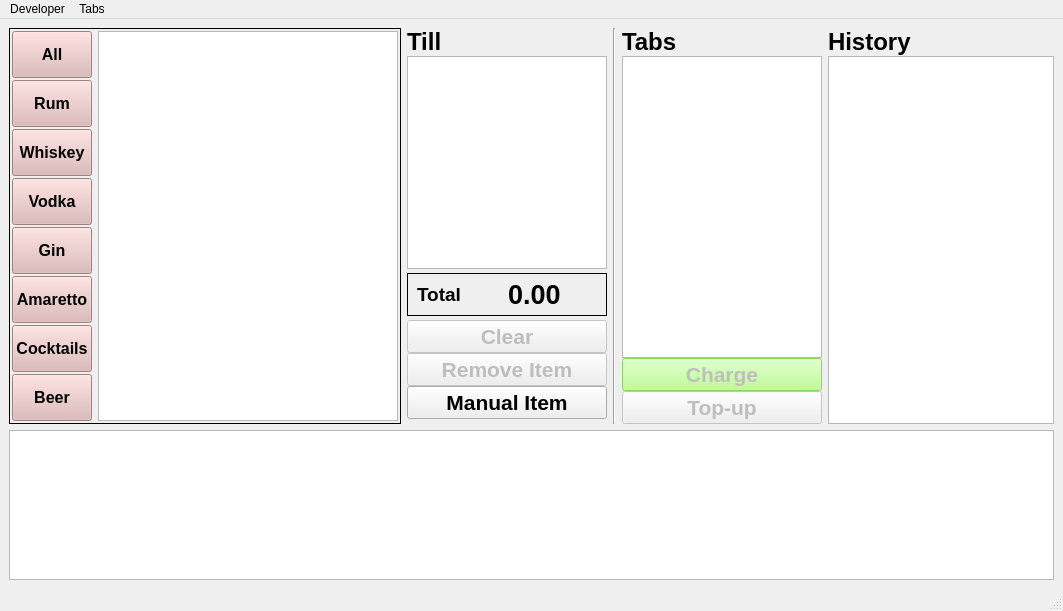
<?xml version="1.0" encoding="UTF-8"?>
<ui version="4.0">
 <class>MainWindow</class>
 <widget class="QMainWindow" name="MainWindow">
  <property name="geometry">
   <rect>
    <x>0</x>
    <y>0</y>
    <width>1063</width>
    <height>611</height>
   </rect>
  </property>
  <property name="windowTitle">
   <string>pyramidbar</string>
  </property>
  <widget class="QWidget" name="centralwidget">
   <layout class="QVBoxLayout" name="verticalLayout">
    <property name="sizeConstraint">
     <enum>QLayout::SetMinimumSize</enum>
    </property>
    <item>
     <layout class="QHBoxLayout" name="horizontalLayout_3">
      <item>
       <widget class="QFrame" name="verticalFrame_2">
        <property name="frameShape">
         <enum>QFrame::Box</enum>
        </property>
        <layout class="QHBoxLayout" name="horizontalLayout_2">
         <property name="leftMargin">
          <number>2</number>
         </property>
         <property name="topMargin">
          <number>2</number>
         </property>
         <property name="rightMargin">
          <number>2</number>
         </property>
         <property name="bottomMargin">
          <number>2</number>
         </property>
         <item>
          <layout class="QVBoxLayout" name="verticalLayout_2">
           <property name="spacing">
            <number>2</number>
           </property>
           <item>
            <widget class="QPushButton" name="pushButton_all">
             <property name="enabled">
              <bool>true</bool>
             </property>
             <property name="sizePolicy">
              <sizepolicy hsizetype="Minimum" vsizetype="Expanding">
               <horstretch>0</horstretch>
               <verstretch>0</verstretch>
              </sizepolicy>
             </property>
             <property name="font">
              <font>
               <pointsize>12</pointsize>
               <weight>75</weight>
               <bold>true</bold>
              </font>
             </property>
             <property name="styleSheet">
              <string notr="true">QPushButton{background-color: rgb(220,179,179)}</string>
             </property>
             <property name="text">
              <string>All</string>
             </property>
            </widget>
           </item>
           <item>
            <widget class="QPushButton" name="pushButton_rum">
             <property name="sizePolicy">
              <sizepolicy hsizetype="Minimum" vsizetype="Expanding">
               <horstretch>0</horstretch>
               <verstretch>0</verstretch>
              </sizepolicy>
             </property>
             <property name="font">
              <font>
               <pointsize>12</pointsize>
               <weight>75</weight>
               <bold>true</bold>
              </font>
             </property>
             <property name="styleSheet">
              <string notr="true">QPushButton{background-color: rgb(220,179,179)}</string>
             </property>
             <property name="text">
              <string>Rum</string>
             </property>
            </widget>
           </item>
           <item>
            <widget class="QPushButton" name="pushButton_whiskey">
             <property name="sizePolicy">
              <sizepolicy hsizetype="Minimum" vsizetype="Expanding">
               <horstretch>0</horstretch>
               <verstretch>0</verstretch>
              </sizepolicy>
             </property>
             <property name="font">
              <font>
               <pointsize>12</pointsize>
               <weight>75</weight>
               <bold>true</bold>
              </font>
             </property>
             <property name="styleSheet">
              <string notr="true">QPushButton{background-color: rgb(220,179,179)}</string>
             </property>
             <property name="text">
              <string>Whiskey</string>
             </property>
            </widget>
           </item>
           <item>
            <widget class="QPushButton" name="pushButton_vodka">
             <property name="sizePolicy">
              <sizepolicy hsizetype="Minimum" vsizetype="Expanding">
               <horstretch>0</horstretch>
               <verstretch>0</verstretch>
              </sizepolicy>
             </property>
             <property name="font">
              <font>
               <pointsize>12</pointsize>
               <weight>75</weight>
               <bold>true</bold>
              </font>
             </property>
             <property name="styleSheet">
              <string notr="true">QPushButton{background-color: rgb(220,179,179)}</string>
             </property>
             <property name="text">
              <string>Vodka</string>
             </property>
            </widget>
           </item>
           <item>
            <widget class="QPushButton" name="pushButton_gin">
             <property name="sizePolicy">
              <sizepolicy hsizetype="Minimum" vsizetype="Expanding">
               <horstretch>0</horstretch>
               <verstretch>0</verstretch>
              </sizepolicy>
             </property>
             <property name="font">
              <font>
               <pointsize>12</pointsize>
               <weight>75</weight>
               <bold>true</bold>
              </font>
             </property>
             <property name="styleSheet">
              <string notr="true">QPushButton{background-color: rgb(220,179,179)}</string>
             </property>
             <property name="text">
              <string>Gin</string>
             </property>
            </widget>
           </item>
           <item>
            <widget class="QPushButton" name="pushButton_amaretto">
             <property name="sizePolicy">
              <sizepolicy hsizetype="Minimum" vsizetype="Expanding">
               <horstretch>0</horstretch>
               <verstretch>0</verstretch>
              </sizepolicy>
             </property>
             <property name="font">
              <font>
               <pointsize>12</pointsize>
               <weight>75</weight>
               <bold>true</bold>
              </font>
             </property>
             <property name="styleSheet">
              <string notr="true">QPushButton{background-color: rgb(220,179,179)}</string>
             </property>
             <property name="text">
              <string>Amaretto</string>
             </property>
            </widget>
           </item>
           <item>
            <widget class="QPushButton" name="pushButton_cocktails">
             <property name="sizePolicy">
              <sizepolicy hsizetype="Minimum" vsizetype="Expanding">
               <horstretch>0</horstretch>
               <verstretch>0</verstretch>
              </sizepolicy>
             </property>
             <property name="font">
              <font>
               <pointsize>12</pointsize>
               <weight>75</weight>
               <bold>true</bold>
              </font>
             </property>
             <property name="styleSheet">
              <string notr="true">QPushButton{background-color: rgb(220,179,179)}</string>
             </property>
             <property name="text">
              <string>Cocktails</string>
             </property>
            </widget>
           </item>
           <item>
            <widget class="QPushButton" name="pushButton_beer">
             <property name="sizePolicy">
              <sizepolicy hsizetype="Minimum" vsizetype="Expanding">
               <horstretch>0</horstretch>
               <verstretch>0</verstretch>
              </sizepolicy>
             </property>
             <property name="font">
              <font>
               <pointsize>12</pointsize>
               <weight>75</weight>
               <bold>true</bold>
              </font>
             </property>
             <property name="styleSheet">
              <string notr="true">QPushButton{background-color: rgb(220,179,179)}</string>
             </property>
             <property name="text">
              <string>Beer</string>
             </property>
            </widget>
           </item>
          </layout>
         </item>
         <item>
          <widget class="QTableWidget" name="tableWidget_menu">
           <property name="sizePolicy">
            <sizepolicy hsizetype="Fixed" vsizetype="Expanding">
             <horstretch>0</horstretch>
             <verstretch>0</verstretch>
            </sizepolicy>
           </property>
           <property name="minimumSize">
            <size>
             <width>300</width>
             <height>0</height>
            </size>
           </property>
           <property name="maximumSize">
            <size>
             <width>300</width>
             <height>16777215</height>
            </size>
           </property>
           <property name="font">
            <font>
             <pointsize>10</pointsize>
            </font>
           </property>
           <property name="verticalScrollBarPolicy">
            <enum>Qt::ScrollBarAsNeeded</enum>
           </property>
           <property name="horizontalScrollBarPolicy">
            <enum>Qt::ScrollBarAlwaysOff</enum>
           </property>
           <property name="sizeAdjustPolicy">
            <enum>QAbstractScrollArea::AdjustToContents</enum>
           </property>
           <property name="editTriggers">
            <set>QAbstractItemView::NoEditTriggers</set>
           </property>
           <property name="selectionMode">
            <enum>QAbstractItemView::SingleSelection</enum>
           </property>
           <property name="selectionBehavior">
            <enum>QAbstractItemView::SelectRows</enum>
           </property>
           <property name="rowCount">
            <number>0</number>
           </property>
           <property name="columnCount">
            <number>2</number>
           </property>
           <attribute name="horizontalHeaderVisible">
            <bool>false</bool>
           </attribute>
           <attribute name="horizontalHeaderDefaultSectionSize">
            <number>250</number>
           </attribute>
           <attribute name="horizontalHeaderStretchLastSection">
            <bool>true</bool>
           </attribute>
           <attribute name="verticalHeaderVisible">
            <bool>false</bool>
           </attribute>
           <column/>
           <column/>
          </widget>
         </item>
        </layout>
       </widget>
      </item>
      <item>
       <layout class="QVBoxLayout" name="verticalLayout_4">
        <property name="spacing">
         <number>0</number>
        </property>
        <item>
         <widget class="QLabel" name="label_2">
          <property name="font">
           <font>
            <pointsize>18</pointsize>
            <weight>75</weight>
            <bold>true</bold>
           </font>
          </property>
          <property name="text">
           <string>Till</string>
          </property>
         </widget>
        </item>
        <item>
         <widget class="QTableWidget" name="tableWidget_till">
          <property name="sizePolicy">
           <sizepolicy hsizetype="Fixed" vsizetype="Expanding">
            <horstretch>0</horstretch>
            <verstretch>0</verstretch>
           </sizepolicy>
          </property>
          <property name="minimumSize">
           <size>
            <width>200</width>
            <height>0</height>
           </size>
          </property>
          <property name="maximumSize">
           <size>
            <width>200</width>
            <height>16777215</height>
           </size>
          </property>
          <property name="font">
           <font>
            <pointsize>10</pointsize>
           </font>
          </property>
          <property name="verticalScrollBarPolicy">
           <enum>Qt::ScrollBarAsNeeded</enum>
          </property>
          <property name="horizontalScrollBarPolicy">
           <enum>Qt::ScrollBarAlwaysOff</enum>
          </property>
          <property name="sizeAdjustPolicy">
           <enum>QAbstractScrollArea::AdjustToContents</enum>
          </property>
          <property name="editTriggers">
           <set>QAbstractItemView::NoEditTriggers</set>
          </property>
          <property name="selectionMode">
           <enum>QAbstractItemView::SingleSelection</enum>
          </property>
          <property name="selectionBehavior">
           <enum>QAbstractItemView::SelectRows</enum>
          </property>
          <property name="rowCount">
           <number>0</number>
          </property>
          <property name="columnCount">
           <number>2</number>
          </property>
          <attribute name="horizontalHeaderVisible">
           <bool>false</bool>
          </attribute>
          <attribute name="horizontalHeaderDefaultSectionSize">
           <number>100</number>
          </attribute>
          <attribute name="horizontalHeaderStretchLastSection">
           <bool>true</bool>
          </attribute>
          <attribute name="verticalHeaderVisible">
           <bool>false</bool>
          </attribute>
          <column/>
          <column/>
         </widget>
        </item>
        <item>
         <spacer name="verticalSpacer_2">
          <property name="orientation">
           <enum>Qt::Vertical</enum>
          </property>
          <property name="sizeType">
           <enum>QSizePolicy::Fixed</enum>
          </property>
          <property name="sizeHint" stdset="0">
           <size>
            <width>20</width>
            <height>4</height>
           </size>
          </property>
         </spacer>
        </item>
        <item>
         <widget class="QFrame" name="horizontalFrame">
          <property name="frameShape">
           <enum>QFrame::Box</enum>
          </property>
          <layout class="QHBoxLayout" name="horizontalLayout_5">
           <property name="spacing">
            <number>2</number>
           </property>
           <property name="topMargin">
            <number>5</number>
           </property>
           <property name="bottomMargin">
            <number>5</number>
           </property>
           <item>
            <widget class="QLabel" name="label_3">
             <property name="font">
              <font>
               <pointsize>14</pointsize>
               <weight>75</weight>
               <bold>true</bold>
              </font>
             </property>
             <property name="text">
              <string>Total </string>
             </property>
            </widget>
           </item>
           <item>
            <widget class="QLabel" name="label_total_value">
             <property name="font">
              <font>
               <pointsize>20</pointsize>
               <weight>75</weight>
               <bold>true</bold>
              </font>
             </property>
             <property name="text">
              <string>0.00</string>
             </property>
            </widget>
           </item>
          </layout>
         </widget>
        </item>
        <item>
         <spacer name="verticalSpacer_3">
          <property name="orientation">
           <enum>Qt::Vertical</enum>
          </property>
          <property name="sizeType">
           <enum>QSizePolicy::Fixed</enum>
          </property>
          <property name="sizeHint" stdset="0">
           <size>
            <width>20</width>
            <height>4</height>
           </size>
          </property>
         </spacer>
        </item>
        <item>
         <widget class="QPushButton" name="pushButton_clear">
          <property name="enabled">
           <bool>false</bool>
          </property>
          <property name="font">
           <font>
            <pointsize>16</pointsize>
            <weight>75</weight>
            <bold>true</bold>
           </font>
          </property>
          <property name="text">
           <string>Clear</string>
          </property>
         </widget>
        </item>
        <item>
         <widget class="QPushButton" name="pushButton_remove_item">
          <property name="enabled">
           <bool>false</bool>
          </property>
          <property name="font">
           <font>
            <pointsize>16</pointsize>
            <weight>75</weight>
            <bold>true</bold>
           </font>
          </property>
          <property name="text">
           <string>Remove Item</string>
          </property>
         </widget>
        </item>
        <item>
         <widget class="QPushButton" name="pushButton_manual_item">
          <property name="enabled">
           <bool>true</bool>
          </property>
          <property name="font">
           <font>
            <pointsize>16</pointsize>
            <weight>75</weight>
            <bold>true</bold>
           </font>
          </property>
          <property name="text">
           <string>Manual Item</string>
          </property>
         </widget>
        </item>
        <item>
         <spacer name="verticalSpacer">
          <property name="orientation">
           <enum>Qt::Vertical</enum>
          </property>
          <property name="sizeType">
           <enum>QSizePolicy::Fixed</enum>
          </property>
          <property name="sizeHint" stdset="0">
           <size>
            <width>20</width>
            <height>5</height>
           </size>
          </property>
         </spacer>
        </item>
       </layout>
      </item>
      <item>
       <widget class="Line" name="line">
        <property name="orientation">
         <enum>Qt::Vertical</enum>
        </property>
       </widget>
      </item>
      <item>
       <layout class="QVBoxLayout" name="verticalLayout_3">
        <property name="spacing">
         <number>0</number>
        </property>
        <item>
         <widget class="QLabel" name="label">
          <property name="font">
           <font>
            <pointsize>18</pointsize>
            <weight>75</weight>
            <bold>true</bold>
           </font>
          </property>
          <property name="text">
           <string>Tabs</string>
          </property>
         </widget>
        </item>
        <item>
         <widget class="QTableWidget" name="tableWidget_tabs">
          <property name="sizePolicy">
           <sizepolicy hsizetype="Fixed" vsizetype="Expanding">
            <horstretch>0</horstretch>
            <verstretch>0</verstretch>
           </sizepolicy>
          </property>
          <property name="minimumSize">
           <size>
            <width>200</width>
            <height>0</height>
           </size>
          </property>
          <property name="maximumSize">
           <size>
            <width>200</width>
            <height>16777215</height>
           </size>
          </property>
          <property name="font">
           <font>
            <pointsize>11</pointsize>
            <weight>50</weight>
            <bold>false</bold>
           </font>
          </property>
          <property name="verticalScrollBarPolicy">
           <enum>Qt::ScrollBarAsNeeded</enum>
          </property>
          <property name="horizontalScrollBarPolicy">
           <enum>Qt::ScrollBarAlwaysOff</enum>
          </property>
          <property name="sizeAdjustPolicy">
           <enum>QAbstractScrollArea::AdjustToContents</enum>
          </property>
          <property name="editTriggers">
           <set>QAbstractItemView::NoEditTriggers</set>
          </property>
          <property name="selectionMode">
           <enum>QAbstractItemView::SingleSelection</enum>
          </property>
          <property name="selectionBehavior">
           <enum>QAbstractItemView::SelectRows</enum>
          </property>
          <property name="rowCount">
           <number>0</number>
          </property>
          <property name="columnCount">
           <number>2</number>
          </property>
          <attribute name="horizontalHeaderVisible">
           <bool>false</bool>
          </attribute>
          <attribute name="horizontalHeaderDefaultSectionSize">
           <number>100</number>
          </attribute>
          <attribute name="horizontalHeaderStretchLastSection">
           <bool>true</bool>
          </attribute>
          <attribute name="verticalHeaderVisible">
           <bool>false</bool>
          </attribute>
          <column/>
          <column/>
         </widget>
        </item>
        <item>
         <widget class="QPushButton" name="pushButton_charge">
          <property name="enabled">
           <bool>false</bool>
          </property>
          <property name="font">
           <font>
            <pointsize>16</pointsize>
            <weight>75</weight>
            <bold>true</bold>
           </font>
          </property>
          <property name="styleSheet">
           <string notr="true">QPushButton{background-color: rgb(171,255,122)}</string>
          </property>
          <property name="text">
           <string>Charge</string>
          </property>
         </widget>
        </item>
        <item>
         <widget class="QPushButton" name="pushButton_top_up">
          <property name="enabled">
           <bool>false</bool>
          </property>
          <property name="font">
           <font>
            <pointsize>16</pointsize>
            <weight>75</weight>
            <bold>true</bold>
           </font>
          </property>
          <property name="styleSheet">
           <string notr="true"/>
          </property>
          <property name="text">
           <string>Top-up</string>
          </property>
         </widget>
        </item>
       </layout>
      </item>
      <item>
       <layout class="QVBoxLayout" name="verticalLayout_5">
        <property name="spacing">
         <number>0</number>
        </property>
        <item>
         <widget class="QLabel" name="label_4">
          <property name="font">
           <font>
            <pointsize>18</pointsize>
            <weight>75</weight>
            <bold>true</bold>
           </font>
          </property>
          <property name="text">
           <string>History</string>
          </property>
         </widget>
        </item>
        <item>
         <widget class="QTextEdit" name="textEdit_history">
          <property name="minimumSize">
           <size>
            <width>210</width>
            <height>0</height>
           </size>
          </property>
          <property name="maximumSize">
           <size>
            <width>16777215</width>
            <height>7777777</height>
           </size>
          </property>
          <property name="font">
           <font>
            <pointsize>10</pointsize>
           </font>
          </property>
          <property name="readOnly">
           <bool>true</bool>
          </property>
         </widget>
        </item>
       </layout>
      </item>
     </layout>
    </item>
    <item>
     <widget class="QTextEdit" name="textEdit">
      <property name="minimumSize">
       <size>
        <width>0</width>
        <height>100</height>
       </size>
      </property>
      <property name="maximumSize">
       <size>
        <width>16777215</width>
        <height>150</height>
       </size>
      </property>
      <property name="font">
       <font>
        <pointsize>10</pointsize>
       </font>
      </property>
      <property name="readOnly">
       <bool>true</bool>
      </property>
     </widget>
    </item>
   </layout>
  </widget>
  <widget class="QStatusBar" name="statusbar"/>
  <widget class="QMenuBar" name="menuBar">
   <property name="geometry">
    <rect>
     <x>0</x>
     <y>0</y>
     <width>1063</width>
     <height>21</height>
    </rect>
   </property>
   <widget class="QMenu" name="menuDeveloper">
    <property name="title">
     <string>Developer</string>
    </property>
    <widget class="QMenu" name="menuLog_Level">
     <property name="title">
      <string>Log Level</string>
     </property>
     <addaction name="actionDISABLE"/>
     <addaction name="actionWARNING"/>
     <addaction name="actionINFO"/>
     <addaction name="actionDEBUG"/>
     <addaction name="actionVERBOSE"/>
    </widget>
    <addaction name="menuLog_Level"/>
    <addaction name="actionToggle_developer_log"/>
    <addaction name="action_update_tabs_from_file"/>
   </widget>
   <widget class="QMenu" name="menuTabs">
    <property name="title">
     <string>Tabs</string>
    </property>
    <addaction name="actionAdd_patron"/>
    <addaction name="actionRemove_patron"/>
    <addaction name="action_manually_set_tab"/>
   </widget>
   <addaction name="menuDeveloper"/>
   <addaction name="menuTabs"/>
  </widget>
  <action name="actionDISABLE">
   <property name="checkable">
    <bool>true</bool>
   </property>
   <property name="text">
    <string>DISABLE</string>
   </property>
  </action>
  <action name="actionWARNING">
   <property name="checkable">
    <bool>true</bool>
   </property>
   <property name="text">
    <string>WARNING</string>
   </property>
  </action>
  <action name="actionINFO">
   <property name="checkable">
    <bool>true</bool>
   </property>
   <property name="text">
    <string>INFO</string>
   </property>
  </action>
  <action name="actionDEBUG">
   <property name="checkable">
    <bool>true</bool>
   </property>
   <property name="text">
    <string>DEBUG</string>
   </property>
  </action>
  <action name="actionVERBOSE">
   <property name="checkable">
    <bool>true</bool>
   </property>
   <property name="text">
    <string>VERBOSE</string>
   </property>
  </action>
  <action name="actionToggle_developer_log">
   <property name="checkable">
    <bool>true</bool>
   </property>
   <property name="text">
    <string>Toggle Developer Logview</string>
   </property>
  </action>
  <action name="actionReset_all_tabs">
   <property name="text">
    <string>Reset all tabs</string>
   </property>
  </action>
  <action name="actionAdd_patron">
   <property name="text">
    <string>New patron</string>
   </property>
  </action>
  <action name="actionRemove_patron">
   <property name="text">
    <string>Remove patron</string>
   </property>
  </action>
  <action name="action_update_tabs_from_file">
   <property name="text">
    <string>Update Tabs From File</string>
   </property>
  </action>
  <action name="action_manually_set_tab">
   <property name="text">
    <string>Manually set tab</string>
   </property>
  </action>
 </widget>
 <resources/>
 <connections/>
</ui>
